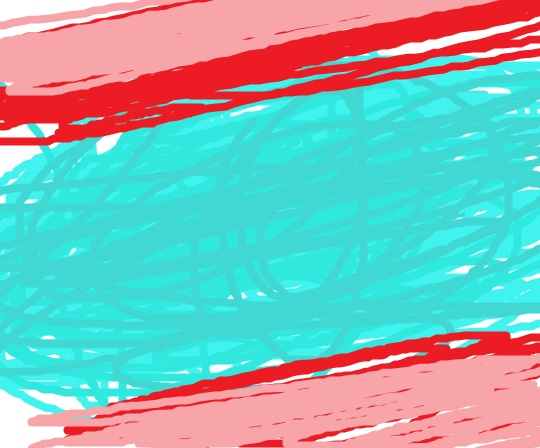
#> input picture example_image.jpg, 540 x 448 px
$ python -i stabilizer.py   (imports and definitions only)
#> lines starting #> are read from the running program, lines starting #| are printed output that depends on the picture
#> further down, picture is the input picture: shape (448, 540, 3); mean B, G, R 183.3, 184.8, 136.2
import cv2
import numpy as np


class OpticalFlowStabilizer:
    """Real-time Electronic Image Stabilization (EIS) using sparse optical flow (Lucas-Kanade)
    and RANSAC rigid transform estimation, with trajectory smoothing and border margin crop.
    """

    def __init__(self, crop_ratio: float = 0.85, smoothing_window: int = 15, target_flow_h: int = 360):
        self.crop_ratio = float(crop_ratio)
        self.smoothing_window = max(3, int(smoothing_window))
        self.target_flow_h = int(target_flow_h)
        self.reset()

    def reset(self):
        self.prev_gray = None
        self.prev_points = None
        self.cum_x = 0.0
        self.cum_y = 0.0
        self.cum_a = 0.0
        self.history_x = []
        self.history_y = []
        self.history_a = []
        self.frame_count = 0

    def process(self, frame: np.ndarray) -> np.ndarray:
        if frame is None or frame.size == 0:
            return frame

        h, w = frame.shape[:2]
#> h = 448; w = 540
        scale = min(1.0, self.target_flow_h / float(max(1, h)))
#> scale = 0.804
        small_w, small_h = int(round(w * scale)), int(round(h * scale))
#> small_w = 434; small_h = 360
        small_gray = cv2.cvtColor(cv2.resize(frame, (small_w, small_h)), cv2.COLOR_BGR2GRAY)
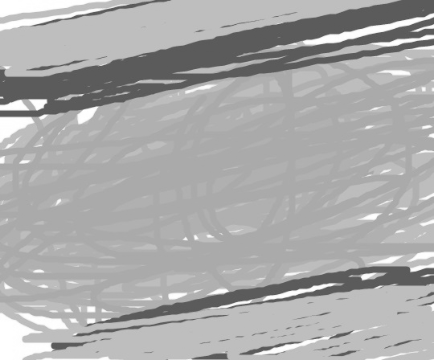
#> small_gray: shape (360, 434); min 84, max 255, mean 170

        # Re-detect corner features periodically or if point count is low
        if (self.prev_gray is None or self.prev_points is None or
                len(self.prev_points) < 30 or self.frame_count % 30 == 0):
            self.prev_points = cv2.goodFeaturesToTrack(
                small_gray, maxCorners=120, qualityLevel=0.02, minDistance=15
            )
#> self.prev_points = 120 rows, first 8: [411, 270], [45, 100], [360, 276], [2, 97], [227, 290], [52, 349], [83, 94], [3, 70]
            self.prev_gray = small_gray
            if self.prev_points is None or len(self.prev_points) < 10:
                return self._apply_identity_crop(frame, w, h)

        # Lucas-Kanade optical flow on pyramid
        p1, status, _ = cv2.calcOpticalFlowPyrLK(
            self.prev_gray, small_gray, self.prev_points, None,
            winSize=(21, 21), maxLevel=3
        )
#> p1 has the same summary as self.prev_points; status = 120 values from 1 to 1

        if status is None:
            self.reset()
            return self._apply_identity_crop(frame, w, h)

        valid_idx = (status.flatten() == 1)
        good_prev = self.prev_points[valid_idx]
#> good_prev has the same summary as self.prev_points
        good_curr = p1[valid_idx]
#> good_curr has the same summary as self.prev_points

        if len(good_curr) < 10:
            self.reset()
            return self._apply_identity_crop(frame, w, h)

        # Rigid 2D Euclidean motion with RANSAC outlier rejection
        matrix, inliers = cv2.estimateAffinePartial2D(
            good_prev, good_curr, method=cv2.RANSAC, ransacReprojThreshold=3.0
        )
#> matrix = [[1, -1.78e-18, 9.93e-15], [1.78e-18, 1, 1.15e-14]]; inliers = 120 values from 1 to 1

        if matrix is None:
            self.reset()
            return self._apply_identity_crop(frame, w, h)

        self.prev_gray = small_gray
        self.prev_points = good_curr.reshape(-1, 1, 2)
        self.frame_count += 1

        # Rescale translation to full-frame coordinates
        dx = matrix[0, 2] / scale
#> dx = 1.24e-14
        dy = matrix[1, 2] / scale
#> dy = 1.43e-14
        da = np.arctan2(matrix[1, 0], matrix[0, 0])
#> da = 1.78e-18

        # Accumulate trajectory
        self.cum_x += dx
#> self.cum_x = 1.24e-14
        self.cum_y += dy
#> self.cum_y = 1.43e-14
        self.cum_a += da
#> self.cum_a = 1.78e-18

        self.history_x.append(self.cum_x)
        self.history_y.append(self.cum_y)
        self.history_a.append(self.cum_a)

        if len(self.history_x) > self.smoothing_window:
            self.history_x.pop(0)
            self.history_y.pop(0)
            self.history_a.pop(0)

        smooth_x = sum(self.history_x) / len(self.history_x)
#> smooth_x = 1.24e-14
        smooth_y = sum(self.history_y) / len(self.history_y)
#> smooth_y = 1.43e-14
        smooth_a = sum(self.history_a) / len(self.history_a)
#> smooth_a = 1.78e-18

        # High-frequency shake compensation offset
        diff_x = smooth_x - self.cum_x
#> diff_x = 0
        diff_y = smooth_y - self.cum_y
#> diff_y = 0
        diff_a = smooth_a - self.cum_a
#> diff_a = 0

        # Clamp offsets to crop margin buffer to prevent borders
        max_dx = w * (1.0 - self.crop_ratio) / 2.0
#> max_dx = 40.5
        max_dy = h * (1.0 - self.crop_ratio) / 2.0
#> max_dy = 33.6
        max_da = 0.087  # ~5 deg max rotation

        diff_x = np.clip(diff_x, -max_dx, max_dx)
        diff_y = np.clip(diff_y, -max_dy, max_dy)
        diff_a = np.clip(diff_a, -max_da, max_da)

        # Push cumulative trajectory when clamped (smooth camera following)
        self.cum_x = smooth_x - diff_x
        self.cum_y = smooth_y - diff_y
        self.cum_a = smooth_a - diff_a

        # Construct warp matrix: translate + rotate + zoom by 1/crop_ratio
        cx, cy = w / 2.0, h / 2.0
#> cx = 270; cy = 224
        scale_zoom = 1.0 / self.crop_ratio
        cos_a = np.cos(diff_a) * scale_zoom
#> cos_a = 1.18
        sin_a = np.sin(diff_a) * scale_zoom
#> sin_a = 0

        tx = cx - cos_a * cx + sin_a * cy + diff_x * scale_zoom
#> tx = -47.65
        ty = cy - sin_a * cx - cos_a * cy + diff_y * scale_zoom
#> ty = -39.53

        M = np.array([
            [cos_a, -sin_a, tx],
            [sin_a,  cos_a, ty]
        ], dtype=np.float32)
#> M = [[1.18, 0, -47.65], [0, 1.18, -39.53]]

        return cv2.warpAffine(frame, M, (w, h), flags=cv2.INTER_LINEAR, borderMode=cv2.BORDER_REFLECT)
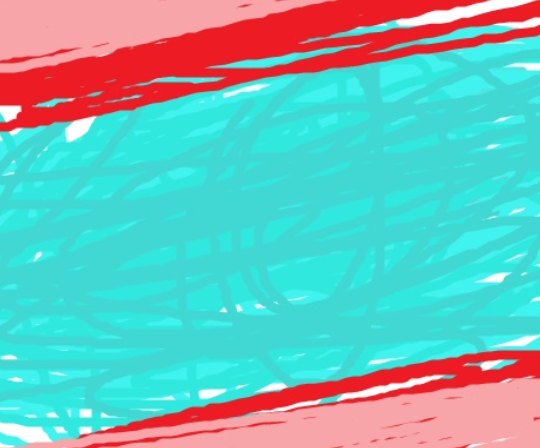
#> returned value: shape (448, 540, 3); mean of channels 0, 1, 2 185.8, 188.3, 114.9; drawn as B, G, R

    def _apply_identity_crop(self, frame: np.ndarray, w: int, h: int) -> np.ndarray:
        scale_zoom = 1.0 / self.crop_ratio
        cx, cy = w / 2.0, h / 2.0
        tx = cx * (1.0 - scale_zoom)
        ty = cy * (1.0 - scale_zoom)
        M = np.array([
            [scale_zoom, 0.0, tx],
            [0.0, scale_zoom, ty]
        ], dtype=np.float32)
        return cv2.warpAffine(frame, M, (w, h), flags=cv2.INTER_LINEAR, borderMode=cv2.BORDER_REFLECT)

>>> import cv2
>>> picture = cv2.imread('../../example_image.jpg')
>>> result = OpticalFlowStabilizer().process(picture)
